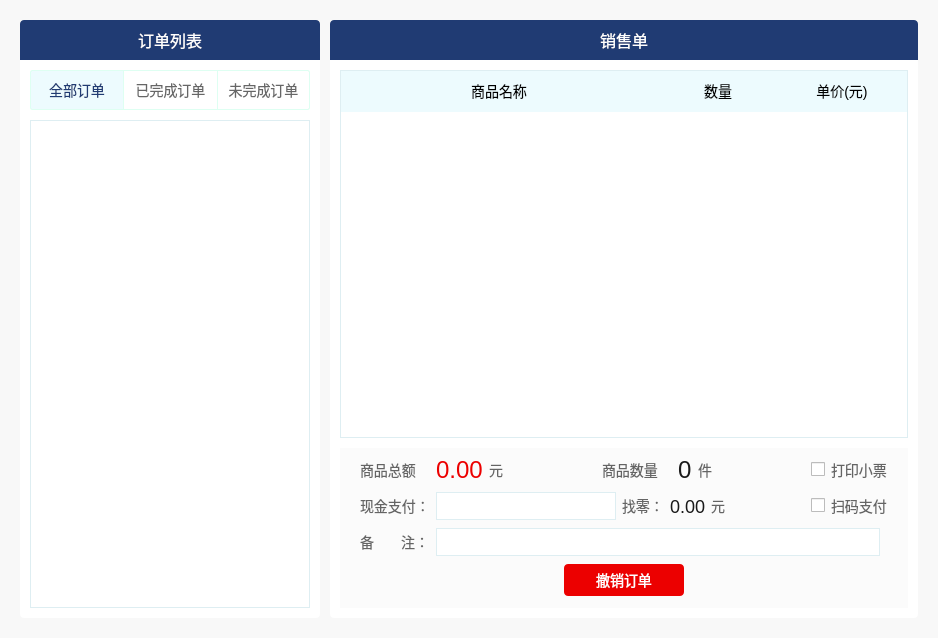
<?xml version="1.0" encoding="UTF-8"?>
<ui version="4.0">
 <class>PageOrderWidget</class>
 <widget class="QWidget" name="PageOrderWidget">
  <property name="geometry">
   <rect>
    <x>0</x>
    <y>0</y>
    <width>938</width>
    <height>638</height>
   </rect>
  </property>
  <property name="windowTitle">
   <string>PageOrderWidget</string>
  </property>
  <property name="styleSheet">
   <string notr="true">#widget{
background:#f8f8f8;
}</string>
  </property>
  <layout class="QGridLayout" name="gridLayout">
   <property name="leftMargin">
    <number>0</number>
   </property>
   <property name="topMargin">
    <number>0</number>
   </property>
   <property name="rightMargin">
    <number>0</number>
   </property>
   <property name="bottomMargin">
    <number>0</number>
   </property>
   <property name="horizontalSpacing">
    <number>0</number>
   </property>
   <item row="0" column="0">
    <widget class="QWidget" name="widget" native="true">
     <layout class="QHBoxLayout" name="horizontalLayout">
      <property name="spacing">
       <number>10</number>
      </property>
      <property name="leftMargin">
       <number>20</number>
      </property>
      <property name="topMargin">
       <number>20</number>
      </property>
      <property name="rightMargin">
       <number>20</number>
      </property>
      <property name="bottomMargin">
       <number>20</number>
      </property>
      <item>
       <widget class="QWidget" name="wgt_left" native="true">
        <property name="minimumSize">
         <size>
          <width>300</width>
          <height>0</height>
         </size>
        </property>
        <property name="maximumSize">
         <size>
          <width>300</width>
          <height>16777215</height>
         </size>
        </property>
        <property name="styleSheet">
         <string notr="true">#wgt_order_top{
background:#203b73;
border-top-left-radius:4px;
border-top-right-radius:4px;
}
#wgt_order_bottom{
background:#FFFFFF;
border-bottom-left-radius:4px;
border-bottom-right-radius:4px;
}
#lbl_order{
font-family:&quot;微软雅黑&quot;;
font-size:16px;
color:#FFFFFF;
}
#btn_allOrder{
font-family:&quot;微软雅黑&quot;;
font-size:14px;
color:rgba(0,0,0,0.6);
border:1px solid #DEFFF2;
border-right:none;
border-top-left-radius:2px;
border-bottom-left-radius:2px;
background:#FFFFFF;
}
#btn_finishedOrder{
font-family:&quot;微软雅黑&quot;;
font-size:14px;
color:rgba(0,0,0,0.6);
border:1px solid #DEFFF2;
border-right:none;
background:#FFFFFF;
}
#btn_ordering{
font-family:&quot;微软雅黑&quot;;
font-size:14px;
color:rgba(0,0,0,0.6);
border:1px solid #DEFFF2;
border-top-right-radius:2px;
border-bottom-right-radius:2px;
background:#FFFFFF;
}
#btn_allOrder:checked,#btn_finishedOrder:checked,#btn_ordering:checked{
background:#edfbfe;
color:#203B73;
}
#lwt_order{
border:1px solid #DEEEF2;
}</string>
        </property>
        <layout class="QVBoxLayout" name="verticalLayout">
         <property name="spacing">
          <number>0</number>
         </property>
         <property name="leftMargin">
          <number>0</number>
         </property>
         <property name="topMargin">
          <number>0</number>
         </property>
         <property name="rightMargin">
          <number>0</number>
         </property>
         <property name="bottomMargin">
          <number>0</number>
         </property>
         <item>
          <widget class="QWidget" name="wgt_order_top" native="true">
           <property name="minimumSize">
            <size>
             <width>0</width>
             <height>40</height>
            </size>
           </property>
           <property name="maximumSize">
            <size>
             <width>16777215</width>
             <height>40</height>
            </size>
           </property>
           <layout class="QHBoxLayout" name="horizontalLayout_3">
            <property name="spacing">
             <number>0</number>
            </property>
            <property name="leftMargin">
             <number>0</number>
            </property>
            <property name="topMargin">
             <number>0</number>
            </property>
            <property name="rightMargin">
             <number>0</number>
            </property>
            <property name="bottomMargin">
             <number>0</number>
            </property>
            <item>
             <widget class="QLabel" name="lbl_order">
              <property name="text">
               <string>订单列表</string>
              </property>
              <property name="alignment">
               <set>Qt::AlignCenter</set>
              </property>
             </widget>
            </item>
           </layout>
          </widget>
         </item>
         <item>
          <widget class="QWidget" name="wgt_order_bottom" native="true">
           <layout class="QVBoxLayout" name="verticalLayout_2">
            <property name="spacing">
             <number>10</number>
            </property>
            <property name="leftMargin">
             <number>10</number>
            </property>
            <property name="topMargin">
             <number>10</number>
            </property>
            <property name="rightMargin">
             <number>10</number>
            </property>
            <property name="bottomMargin">
             <number>10</number>
            </property>
            <item>
             <layout class="QHBoxLayout" name="horizontalLayout_2">
              <property name="spacing">
               <number>0</number>
              </property>
              <item>
               <widget class="QPushButton" name="btn_allOrder">
                <property name="minimumSize">
                 <size>
                  <width>0</width>
                  <height>40</height>
                 </size>
                </property>
                <property name="maximumSize">
                 <size>
                  <width>16777215</width>
                  <height>40</height>
                 </size>
                </property>
                <property name="text">
                 <string>全部订单</string>
                </property>
                <property name="checkable">
                 <bool>true</bool>
                </property>
                <property name="checked">
                 <bool>true</bool>
                </property>
               </widget>
              </item>
              <item>
               <widget class="QPushButton" name="btn_finishedOrder">
                <property name="minimumSize">
                 <size>
                  <width>0</width>
                  <height>40</height>
                 </size>
                </property>
                <property name="maximumSize">
                 <size>
                  <width>16777215</width>
                  <height>40</height>
                 </size>
                </property>
                <property name="text">
                 <string>已完成订单</string>
                </property>
                <property name="checkable">
                 <bool>true</bool>
                </property>
               </widget>
              </item>
              <item>
               <widget class="QPushButton" name="btn_ordering">
                <property name="minimumSize">
                 <size>
                  <width>0</width>
                  <height>40</height>
                 </size>
                </property>
                <property name="maximumSize">
                 <size>
                  <width>16777215</width>
                  <height>40</height>
                 </size>
                </property>
                <property name="text">
                 <string>未完成订单</string>
                </property>
                <property name="checkable">
                 <bool>true</bool>
                </property>
               </widget>
              </item>
             </layout>
            </item>
            <item>
             <widget class="QListWidget" name="lwt_order">
              <property name="styleSheet">
               <string notr="true">QListWidget{
outLine:0px;
}
QListView::item:selected{
background:lightgray;
}
QListView::item:hover{
background:#edfbfe;
}
</string>
              </property>
              <property name="verticalScrollBarPolicy">
               <enum>Qt::ScrollBarAlwaysOff</enum>
              </property>
              <property name="horizontalScrollBarPolicy">
               <enum>Qt::ScrollBarAlwaysOff</enum>
              </property>
             </widget>
            </item>
           </layout>
          </widget>
         </item>
        </layout>
       </widget>
      </item>
      <item>
       <widget class="QWidget" name="wgt_right" native="true">
        <property name="styleSheet">
         <string notr="true">#wgt_top{
background:#203B73;
border-top-left-radius:4px;
border-top-right-radius:4px;
}
#lbl_saleOrder{
font-family:&quot;微软雅黑&quot;;
font-size:16px;
color:#FFFFFF;
}
#wgt_bottom{
background:#FFFFFF;
border-bottom-left-radius:4px;
border-bottom-right-radius:4px;
}
#wgt_title{
border:1px solid #DEEEF2;
border-bottom:none;
background:#edfbfe;
}
#listWidget{
border:1px solid #DEEEF2;
border-top:none;
}
#wgt_input{
background:#FBFBFB;
}
</string>
        </property>
        <layout class="QVBoxLayout" name="verticalLayout_3">
         <property name="spacing">
          <number>0</number>
         </property>
         <property name="leftMargin">
          <number>0</number>
         </property>
         <property name="topMargin">
          <number>0</number>
         </property>
         <property name="rightMargin">
          <number>0</number>
         </property>
         <property name="bottomMargin">
          <number>0</number>
         </property>
         <item>
          <widget class="QWidget" name="wgt_top" native="true">
           <property name="minimumSize">
            <size>
             <width>0</width>
             <height>40</height>
            </size>
           </property>
           <property name="maximumSize">
            <size>
             <width>16777215</width>
             <height>40</height>
            </size>
           </property>
           <layout class="QHBoxLayout" name="horizontalLayout_4">
            <property name="spacing">
             <number>0</number>
            </property>
            <property name="leftMargin">
             <number>0</number>
            </property>
            <property name="topMargin">
             <number>0</number>
            </property>
            <property name="rightMargin">
             <number>0</number>
            </property>
            <property name="bottomMargin">
             <number>0</number>
            </property>
            <item>
             <widget class="QLabel" name="lbl_saleOrder">
              <property name="text">
               <string>销售单</string>
              </property>
              <property name="alignment">
               <set>Qt::AlignCenter</set>
              </property>
             </widget>
            </item>
           </layout>
          </widget>
         </item>
         <item>
          <widget class="QWidget" name="wgt_bottom" native="true">
           <layout class="QVBoxLayout" name="verticalLayout_5">
            <property name="spacing">
             <number>10</number>
            </property>
            <property name="leftMargin">
             <number>10</number>
            </property>
            <property name="topMargin">
             <number>10</number>
            </property>
            <property name="rightMargin">
             <number>10</number>
            </property>
            <property name="bottomMargin">
             <number>10</number>
            </property>
            <item>
             <layout class="QVBoxLayout" name="verticalLayout_4">
              <property name="spacing">
               <number>0</number>
              </property>
              <item>
               <widget class="QWidget" name="wgt_title" native="true">
                <property name="minimumSize">
                 <size>
                  <width>0</width>
                  <height>42</height>
                 </size>
                </property>
                <property name="maximumSize">
                 <size>
                  <width>16777215</width>
                  <height>42</height>
                 </size>
                </property>
                <property name="styleSheet">
                 <string notr="true">QLabel{
font-family:&quot;微软雅黑&quot;;
font-size:14px;
color:rgba(0,0,0,1);
}</string>
                </property>
                <layout class="QHBoxLayout" name="horizontalLayout_5">
                 <property name="spacing">
                  <number>0</number>
                 </property>
                 <property name="leftMargin">
                  <number>0</number>
                 </property>
                 <property name="topMargin">
                  <number>0</number>
                 </property>
                 <property name="rightMargin">
                  <number>0</number>
                 </property>
                 <property name="bottomMargin">
                  <number>0</number>
                 </property>
                 <item>
                  <widget class="QLabel" name="label">
                   <property name="minimumSize">
                    <size>
                     <width>300</width>
                     <height>0</height>
                    </size>
                   </property>
                   <property name="maximumSize">
                    <size>
                     <width>300</width>
                     <height>16777215</height>
                    </size>
                   </property>
                   <property name="text">
                    <string>商品名称</string>
                   </property>
                   <property name="alignment">
                    <set>Qt::AlignCenter</set>
                   </property>
                  </widget>
                 </item>
                 <item>
                  <widget class="QLabel" name="label_3">
                   <property name="minimumSize">
                    <size>
                     <width>120</width>
                     <height>0</height>
                    </size>
                   </property>
                   <property name="maximumSize">
                    <size>
                     <width>120</width>
                     <height>16777215</height>
                    </size>
                   </property>
                   <property name="text">
                    <string>数量</string>
                   </property>
                   <property name="alignment">
                    <set>Qt::AlignCenter</set>
                   </property>
                  </widget>
                 </item>
                 <item>
                  <widget class="QLabel" name="label_4">
                   <property name="minimumSize">
                    <size>
                     <width>110</width>
                     <height>0</height>
                    </size>
                   </property>
                   <property name="maximumSize">
                    <size>
                     <width>110</width>
                     <height>16777215</height>
                    </size>
                   </property>
                   <property name="text">
                    <string>单价(元)</string>
                   </property>
                   <property name="alignment">
                    <set>Qt::AlignCenter</set>
                   </property>
                  </widget>
                 </item>
                </layout>
               </widget>
              </item>
              <item>
               <widget class="QListWidget" name="listWidget">
                <property name="styleSheet">
                 <string notr="true">QListView::item:hover{
background:transparent;
}</string>
                </property>
               </widget>
              </item>
             </layout>
            </item>
            <item>
             <widget class="QStackedWidget" name="wgt_input">
              <property name="minimumSize">
               <size>
                <width>0</width>
                <height>160</height>
               </size>
              </property>
              <property name="maximumSize">
               <size>
                <width>16777215</width>
                <height>160</height>
               </size>
              </property>
              <property name="styleSheet">
               <string notr="true">QLabel{
font-family:&quot;微软雅黑&quot;;
font-size:14px;
color:rgba(0,0,0,0.6);
}
QLineEdit{
font-family:&quot;微软雅黑&quot;;
font-size:14px;
color:rgba(0,0,0,0.9);
padding-left:10px;
border:1px solid #DEEEF2;
}
QCheckBox{
font-family:&quot;微软雅黑&quot;;
font-size:14px;
color:rgba(0,0,0,0.6);
}
QCheckBox::indicator{
width:14px;
height:14px;
}
QCheckBox::indicator:unchecked{
image:url(:/masterCashier/Resources/check_common.png);
}
QCheckBox::indicator:checked{
image:url(:/masterCashier/Resources/check_select.png);
}
#btn_cancel{
background-color:#EC0000;
border:none;
border-radius:4px;
font-family:&quot;微软雅黑&quot;;
font-size:14px;
color:#FFFFFF;
}
#btn_cancel:pressed{
margin:1px;
}
#btn_finish{
background-color:#00B900;
border:none;
border-radius:4px;
font-family:&quot;微软雅黑&quot;;
font-size:14px;
color:#FFFFFF;
}
#btn_finish:pressed{
margin:1px;
}</string>
              </property>
              <property name="currentIndex">
               <number>1</number>
              </property>
              <widget class="QWidget" name="page_finished">
               <layout class="QVBoxLayout" name="verticalLayout_6">
                <property name="spacing">
                 <number>10</number>
                </property>
                <property name="leftMargin">
                 <number>20</number>
                </property>
                <property name="topMargin">
                 <number>15</number>
                </property>
                <property name="rightMargin">
                 <number>20</number>
                </property>
                <property name="bottomMargin">
                 <number>0</number>
                </property>
                <item>
                 <layout class="QHBoxLayout" name="horizontalLayout_6">
                  <property name="spacing">
                   <number>0</number>
                  </property>
                  <item>
                   <widget class="QLabel" name="label_5">
                    <property name="text">
                     <string>订单编号：</string>
                    </property>
                   </widget>
                  </item>
                  <item>
                   <widget class="QLabel" name="lbl_orderId">
                    <property name="text">
                     <string/>
                    </property>
                   </widget>
                  </item>
                  <item>
                   <spacer name="horizontalSpacer">
                    <property name="orientation">
                     <enum>Qt::Horizontal</enum>
                    </property>
                    <property name="sizeHint" stdset="0">
                     <size>
                      <width>40</width>
                      <height>20</height>
                     </size>
                    </property>
                   </spacer>
                  </item>
                  <item>
                   <widget class="QLabel" name="label_7">
                    <property name="text">
                     <string>下单时间：</string>
                    </property>
                   </widget>
                  </item>
                  <item>
                   <widget class="QLabel" name="lbl_orderTime">
                    <property name="minimumSize">
                     <size>
                      <width>135</width>
                      <height>0</height>
                     </size>
                    </property>
                    <property name="maximumSize">
                     <size>
                      <width>135</width>
                      <height>16777215</height>
                     </size>
                    </property>
                    <property name="text">
                     <string/>
                    </property>
                   </widget>
                  </item>
                 </layout>
                </item>
                <item>
                 <layout class="QHBoxLayout" name="horizontalLayout_7">
                  <property name="spacing">
                   <number>0</number>
                  </property>
                  <item>
                   <widget class="QLabel" name="label_9">
                    <property name="text">
                     <string>支付方式：</string>
                    </property>
                   </widget>
                  </item>
                  <item>
                   <widget class="QLabel" name="lbl_payWay">
                    <property name="text">
                     <string>现金支付</string>
                    </property>
                   </widget>
                  </item>
                  <item>
                   <spacer name="horizontalSpacer_2">
                    <property name="orientation">
                     <enum>Qt::Horizontal</enum>
                    </property>
                    <property name="sizeType">
                     <enum>QSizePolicy::Fixed</enum>
                    </property>
                    <property name="sizeHint" stdset="0">
                     <size>
                      <width>40</width>
                      <height>20</height>
                     </size>
                    </property>
                   </spacer>
                  </item>
                  <item>
                   <widget class="QLabel" name="label_11">
                    <property name="text">
                     <string>商品总额：</string>
                    </property>
                   </widget>
                  </item>
                  <item>
                   <widget class="QLabel" name="lbl_sum">
                    <property name="styleSheet">
                     <string notr="true">font-size:24px;
color:#EC0000;</string>
                    </property>
                    <property name="text">
                     <string>0.00</string>
                    </property>
                   </widget>
                  </item>
                  <item>
                   <widget class="QLabel" name="label_12">
                    <property name="styleSheet">
                     <string notr="true">color:rgba(0,0,0,0.9);</string>
                    </property>
                    <property name="text">
                     <string>元</string>
                    </property>
                   </widget>
                  </item>
                  <item>
                   <spacer name="horizontalSpacer_3">
                    <property name="orientation">
                     <enum>Qt::Horizontal</enum>
                    </property>
                    <property name="sizeType">
                     <enum>QSizePolicy::Fixed</enum>
                    </property>
                    <property name="sizeHint" stdset="0">
                     <size>
                      <width>56</width>
                      <height>20</height>
                     </size>
                    </property>
                   </spacer>
                  </item>
                  <item>
                   <widget class="QLabel" name="label_13">
                    <property name="text">
                     <string>商品数量：</string>
                    </property>
                   </widget>
                  </item>
                  <item>
                   <widget class="QLabel" name="lbl_num">
                    <property name="styleSheet">
                     <string notr="true">color:rgba(0,0,0,0.9);
font-size:24px;</string>
                    </property>
                    <property name="text">
                     <string>0</string>
                    </property>
                   </widget>
                  </item>
                  <item>
                   <widget class="QLabel" name="label_15">
                    <property name="styleSheet">
                     <string notr="true">color:rgba(0,0,0,0.9);</string>
                    </property>
                    <property name="text">
                     <string>件</string>
                    </property>
                   </widget>
                  </item>
                  <item>
                   <spacer name="horizontalSpacer_4">
                    <property name="orientation">
                     <enum>Qt::Horizontal</enum>
                    </property>
                    <property name="sizeHint" stdset="0">
                     <size>
                      <width>40</width>
                      <height>20</height>
                     </size>
                    </property>
                   </spacer>
                  </item>
                 </layout>
                </item>
                <item>
                 <layout class="QHBoxLayout" name="horizontalLayout_8">
                  <property name="spacing">
                   <number>0</number>
                  </property>
                  <item>
                   <widget class="QLabel" name="label_17">
                    <property name="text">
                     <string>备注：</string>
                    </property>
                   </widget>
                  </item>
                  <item>
                   <widget class="QLabel" name="lbl_remark">
                    <property name="styleSheet">
                     <string notr="true">color:rgba(0,0,0,0.9);</string>
                    </property>
                    <property name="text">
                     <string/>
                    </property>
                   </widget>
                  </item>
                  <item>
                   <spacer name="horizontalSpacer_5">
                    <property name="orientation">
                     <enum>Qt::Horizontal</enum>
                    </property>
                    <property name="sizeHint" stdset="0">
                     <size>
                      <width>40</width>
                      <height>20</height>
                     </size>
                    </property>
                   </spacer>
                  </item>
                  <item>
                   <widget class="QPushButton" name="btn_return">
                    <property name="minimumSize">
                     <size>
                      <width>120</width>
                      <height>40</height>
                     </size>
                    </property>
                    <property name="maximumSize">
                     <size>
                      <width>120</width>
                      <height>40</height>
                     </size>
                    </property>
                    <property name="styleSheet">
                     <string notr="true">QPushButton{
font-family:&quot;微软雅黑&quot;;
font-size:14px;
color:#FFFFFF;
background:#DA0000;
border:none;
border-radius:4px;
}
QPushButton:pressed{
margin:1px;
}</string>
                    </property>
                    <property name="text">
                     <string>退款</string>
                    </property>
                   </widget>
                  </item>
                 </layout>
                </item>
               </layout>
              </widget>
              <widget class="QWidget" name="page_unfinished">
               <layout class="QVBoxLayout" name="verticalLayout_7">
                <property name="spacing">
                 <number>0</number>
                </property>
                <property name="leftMargin">
                 <number>20</number>
                </property>
                <property name="topMargin">
                 <number>0</number>
                </property>
                <property name="rightMargin">
                 <number>20</number>
                </property>
                <property name="bottomMargin">
                 <number>0</number>
                </property>
                <item>
                 <layout class="QHBoxLayout" name="horizontalLayout_9">
                  <item alignment="Qt::AlignLeft">
                   <widget class="QLabel" name="label_6">
                    <property name="minimumSize">
                     <size>
                      <width>70</width>
                      <height>20</height>
                     </size>
                    </property>
                    <property name="maximumSize">
                     <size>
                      <width>70</width>
                      <height>20</height>
                     </size>
                    </property>
                    <property name="text">
                     <string>商品总额</string>
                    </property>
                   </widget>
                  </item>
                  <item>
                   <widget class="QLabel" name="lbl_sum_2">
                    <property name="styleSheet">
                     <string notr="true">color:#EC0000;
font-size:24px;</string>
                    </property>
                    <property name="text">
                     <string>0.00</string>
                    </property>
                   </widget>
                  </item>
                  <item>
                   <widget class="QLabel" name="label_18">
                    <property name="minimumSize">
                     <size>
                      <width>14</width>
                      <height>20</height>
                     </size>
                    </property>
                    <property name="maximumSize">
                     <size>
                      <width>14</width>
                      <height>20</height>
                     </size>
                    </property>
                    <property name="text">
                     <string>元</string>
                    </property>
                   </widget>
                  </item>
                  <item>
                   <spacer name="horizontalSpacer_6">
                    <property name="orientation">
                     <enum>Qt::Horizontal</enum>
                    </property>
                    <property name="sizeHint" stdset="0">
                     <size>
                      <width>40</width>
                      <height>20</height>
                     </size>
                    </property>
                   </spacer>
                  </item>
                  <item>
                   <widget class="QLabel" name="label_8">
                    <property name="minimumSize">
                     <size>
                      <width>70</width>
                      <height>20</height>
                     </size>
                    </property>
                    <property name="maximumSize">
                     <size>
                      <width>70</width>
                      <height>20</height>
                     </size>
                    </property>
                    <property name="text">
                     <string>商品数量</string>
                    </property>
                   </widget>
                  </item>
                  <item>
                   <widget class="QLabel" name="lbl_num_2">
                    <property name="styleSheet">
                     <string notr="true">font-size:24px;
color:rgba(0,0,0,0.9);</string>
                    </property>
                    <property name="text">
                     <string>0</string>
                    </property>
                   </widget>
                  </item>
                  <item>
                   <widget class="QLabel" name="label_19">
                    <property name="minimumSize">
                     <size>
                      <width>14</width>
                      <height>20</height>
                     </size>
                    </property>
                    <property name="maximumSize">
                     <size>
                      <width>14</width>
                      <height>20</height>
                     </size>
                    </property>
                    <property name="text">
                     <string>件</string>
                    </property>
                   </widget>
                  </item>
                  <item>
                   <spacer name="horizontalSpacer_7">
                    <property name="orientation">
                     <enum>Qt::Horizontal</enum>
                    </property>
                    <property name="sizeHint" stdset="0">
                     <size>
                      <width>40</width>
                      <height>20</height>
                     </size>
                    </property>
                   </spacer>
                  </item>
                  <item alignment="Qt::AlignRight">
                   <widget class="QCheckBox" name="chk_print">
                    <property name="text">
                     <string>打印小票</string>
                    </property>
                    <property name="iconSize">
                     <size>
                      <width>14</width>
                      <height>14</height>
                     </size>
                    </property>
                   </widget>
                  </item>
                 </layout>
                </item>
                <item>
                 <layout class="QHBoxLayout" name="horizontalLayout_10">
                  <item alignment="Qt::AlignLeft">
                   <widget class="QLabel" name="label_10">
                    <property name="minimumSize">
                     <size>
                      <width>70</width>
                      <height>20</height>
                     </size>
                    </property>
                    <property name="maximumSize">
                     <size>
                      <width>70</width>
                      <height>20</height>
                     </size>
                    </property>
                    <property name="text">
                     <string>现金支付：</string>
                    </property>
                   </widget>
                  </item>
                  <item>
                   <widget class="QLineEdit" name="lEdit_pay">
                    <property name="minimumSize">
                     <size>
                      <width>180</width>
                      <height>28</height>
                     </size>
                    </property>
                    <property name="maximumSize">
                     <size>
                      <width>180</width>
                      <height>28</height>
                     </size>
                    </property>
                   </widget>
                  </item>
                  <item>
                   <widget class="QLabel" name="label_14">
                    <property name="minimumSize">
                     <size>
                      <width>42</width>
                      <height>20</height>
                     </size>
                    </property>
                    <property name="maximumSize">
                     <size>
                      <width>42</width>
                      <height>20</height>
                     </size>
                    </property>
                    <property name="text">
                     <string>找零：</string>
                    </property>
                   </widget>
                  </item>
                  <item>
                   <widget class="QLabel" name="lbl_change">
                    <property name="styleSheet">
                     <string notr="true">font-size:18px;
color:rgba(0,0,0,0.9);</string>
                    </property>
                    <property name="text">
                     <string>0.00</string>
                    </property>
                   </widget>
                  </item>
                  <item>
                   <widget class="QLabel" name="label_16">
                    <property name="minimumSize">
                     <size>
                      <width>14</width>
                      <height>20</height>
                     </size>
                    </property>
                    <property name="maximumSize">
                     <size>
                      <width>14</width>
                      <height>20</height>
                     </size>
                    </property>
                    <property name="text">
                     <string>元</string>
                    </property>
                   </widget>
                  </item>
                  <item>
                   <spacer name="horizontalSpacer_8">
                    <property name="orientation">
                     <enum>Qt::Horizontal</enum>
                    </property>
                    <property name="sizeHint" stdset="0">
                     <size>
                      <width>40</width>
                      <height>20</height>
                     </size>
                    </property>
                   </spacer>
                  </item>
                  <item alignment="Qt::AlignRight">
                   <widget class="QCheckBox" name="chk_pay">
                    <property name="text">
                     <string>扫码支付</string>
                    </property>
                    <property name="iconSize">
                     <size>
                      <width>14</width>
                      <height>14</height>
                     </size>
                    </property>
                   </widget>
                  </item>
                 </layout>
                </item>
                <item>
                 <layout class="QHBoxLayout" name="horizontalLayout_11">
                  <item alignment="Qt::AlignLeft">
                   <widget class="QLabel" name="label_20">
                    <property name="minimumSize">
                     <size>
                      <width>70</width>
                      <height>20</height>
                     </size>
                    </property>
                    <property name="maximumSize">
                     <size>
                      <width>70</width>
                      <height>20</height>
                     </size>
                    </property>
                    <property name="text">
                     <string>备       注：</string>
                    </property>
                   </widget>
                  </item>
                  <item>
                   <widget class="QLineEdit" name="lEdit_remark">
                    <property name="minimumSize">
                     <size>
                      <width>444</width>
                      <height>28</height>
                     </size>
                    </property>
                    <property name="maximumSize">
                     <size>
                      <width>444</width>
                      <height>28</height>
                     </size>
                    </property>
                   </widget>
                  </item>
                  <item>
                   <spacer name="horizontalSpacer_9">
                    <property name="orientation">
                     <enum>Qt::Horizontal</enum>
                    </property>
                    <property name="sizeHint" stdset="0">
                     <size>
                      <width>40</width>
                      <height>20</height>
                     </size>
                    </property>
                   </spacer>
                  </item>
                 </layout>
                </item>
                <item>
                 <layout class="QHBoxLayout" name="horizontalLayout_12">
                  <property name="spacing">
                   <number>60</number>
                  </property>
                  <item>
                   <spacer name="horizontalSpacer_10">
                    <property name="orientation">
                     <enum>Qt::Horizontal</enum>
                    </property>
                    <property name="sizeHint" stdset="0">
                     <size>
                      <width>40</width>
                      <height>20</height>
                     </size>
                    </property>
                   </spacer>
                  </item>
                  <item>
                   <widget class="QPushButton" name="btn_cancel">
                    <property name="minimumSize">
                     <size>
                      <width>120</width>
                      <height>32</height>
                     </size>
                    </property>
                    <property name="maximumSize">
                     <size>
                      <width>120</width>
                      <height>32</height>
                     </size>
                    </property>
                    <property name="text">
                     <string>撤销订单</string>
                    </property>
                   </widget>
                  </item>
                  <item>
                   <spacer name="horizontalSpacer_11">
                    <property name="orientation">
                     <enum>Qt::Horizontal</enum>
                    </property>
                    <property name="sizeHint" stdset="0">
                     <size>
                      <width>40</width>
                      <height>20</height>
                     </size>
                    </property>
                   </spacer>
                  </item>
                 </layout>
                </item>
               </layout>
              </widget>
             </widget>
            </item>
           </layout>
          </widget>
         </item>
        </layout>
       </widget>
      </item>
     </layout>
    </widget>
   </item>
  </layout>
 </widget>
 <layoutdefault spacing="6" margin="11"/>
 <resources/>
 <connections/>
</ui>
